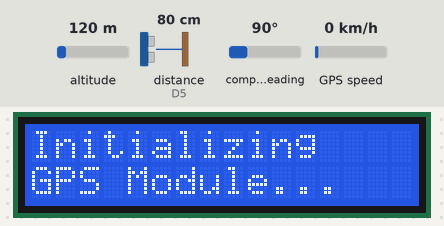
Bench run of a sketch on a simulated ESP8266 (NodeMCU). Parts: 16×2 character LCD. The inputs (shaded band) are chosen by the test bench; at power-on: distance to the obstacle (sensor on D5) 80 cm, altitude 120 m, compass heading 90°, GPS speed 0 km/h. The echo pulse lasts 58.3 µs per cm; WiFi joins after 1.5 s; servers stay silent unless stated; uploads are accepted with an empty reply; the GPS gets a fix after 3 s at 37.7749, -122.4194 with 8 satellites; what the sketch prints to the serial monitor is not drawn.

Above: at 1.2 s.
At 10.6 s:
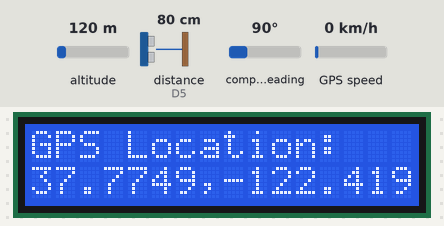
10.7 s: distance to the obstacle (sensor on D5) set to 2 cm
At 21.1 s:
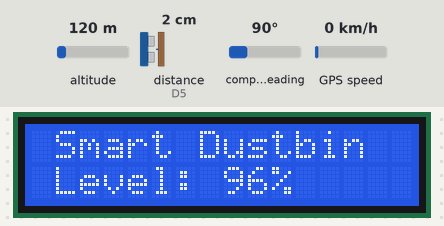
21.6 s: distance to the obstacle (sensor on D5) set to 4 cm
At 32.7 s:
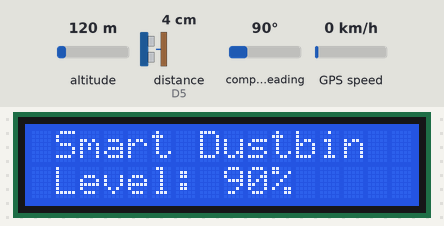
Timing chart, 0 to 34.2 s (numbered marks = the images above; inputs shaded):
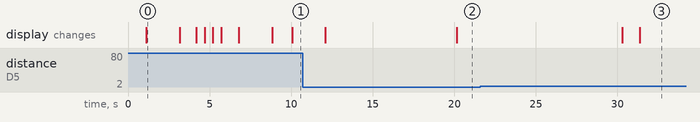

Measured:
- after the input at 10.7 s, the display: first differs from a run without the input after 9.5 s (image 2)
- after the input at 21.6 s, the display: first differs from a run without the input after 9.8 s (image 3)
- what the display in image 0 shows lasts 2.1 s, from 1.1 s to 3.2 s

The sketch:

smart_dustbin_iot.ino
```cpp
#include <ESP8266WiFi.h>
#include <ESP8266HTTPClient.h>
#include <SoftwareSerial.h>
#include <ESP8266WebServer.h>
#include <ESP8266mDNS.h>
#include <TinyGPS++.h>
#include <ArduinoJson.h>
#include <Wire.h>
#include <LiquidCrystal_I2C.h>

// Konfigurasi WiFi
const char *ssid = "BukanWifi";
const char *password = "Billy1Billy2";
const char *apiKey = "smart-dustbin-secret-key";
const char *binId = "1";
const char *serverUrl = "http://192.168.8.244:3000/api/bins/update";
const char *ap_ssid = "SmartDustbin_AP";
const char *ap_password = "dustbin123";

// Use a smaller buffer size for the web server
ESP8266WebServer server(80);

// LCD Configuration
LiquidCrystal_I2C lcd(0x27, 16, 2);

// Pin Configuration
const int trigPin = D6;
const int echoPin = D5;
long duration;
int distance;
float fillLevel;

// GPS Configuration
static const int RXPin = D7, TXPin = D8;
static const uint32_t GPSBaud = 9600;
SoftwareSerial gpsSerial(RXPin, TXPin);
TinyGPSPlus gps;

// GPS variables
float gpsLat = 0.0;
float gpsLng = 0.0;
bool gpsValid = false;
unsigned long lastGPSUpdate = 0;
const unsigned long GPS_UPDATE_INTERVAL = 10000;

// Timing variables
unsigned long lastUpdateTime = 0;
const long updateInterval = 30000;

// Connection status
bool wifiConnected = false;

// 4. REDUCE ARRAY SIZE
#define HISTORY_SIZE 5  // Reduced from 10 to 5
float levelHistory[HISTORY_SIZE];
int historyIndex = 0;

const int maxDistance = 30;

// Pre-allocate JsonDocument to a fixed size
StaticJsonDocument<200> jsonDoc;

void setup() {
  Wire.begin(D2, D1);
  Serial.begin(115200);

  // Print startup message
  Serial.println(F("Smart Dustbin IoT System"));  // F() macro stores string in flash memory

  pinMode(trigPin, OUTPUT);
  pinMode(echoPin, INPUT);

  // Initialize LCD
  lcd.init();
  lcd.backlight();
  lcd.clear();
  lcd.setCursor(0, 0);
  lcd.print(F(" Smart Dustbin"));  // Use F() macro
  lcd.setCursor(0, 1);
  lcd.print(F("  Starting..."));
  delay(1000);  // Reduced from 2000ms

  memset(levelHistory, 0, sizeof(levelHistory));

  // Initialize GPS
  gpsSerial.begin(GPSBaud);
  lcd.clear();
  lcd.setCursor(0, 0);
  lcd.print(F("Initializing"));
  lcd.setCursor(0, 1);
  lcd.print(F("GPS Module..."));

  // Test GPS with shorter timeout
  testGPS();

  // Setup WiFi and WebServer
  setupWifi();
  setupWebServer();

  // Display IP address
  displayIP();
}

void testGPS() {
  unsigned long startTime = millis();
  while (millis() - startTime < 3000) {  // Reduced from 5000ms
    while (gpsSerial.available() > 0) {
      if (gps.encode(gpsSerial.read())) {
        if (gps.location.isValid()) {
          gpsLat = gps.location.lat();
          gpsLng = gps.location.lng();
          gpsValid = true;

          lcd.setCursor(0, 1);
          lcd.print(F("GPS OK!        "));
          delay(1000);  // Reduced from 2000ms
          return;
        }
      }
    }
    delay(50);  // Reduced from 100ms
  }

  lcd.setCursor(0, 1);
  lcd.print(F("No GPS Signal  "));
  delay(1000);  // Reduced from 2000ms
}

void readGPS() {
  if (millis() - lastGPSUpdate < GPS_UPDATE_INTERVAL) {
    return;
  }

  lastGPSUpdate = millis();
  bool newData = false;

  // Shorter read time
  unsigned long startTime = millis();
  while (millis() - startTime < 500) {  // Reduced from 1000ms
    while (gpsSerial.available() > 0) {
      if (gps.encode(gpsSerial.read())) {
        newData = true;
      }
    }
  }

  if (newData && gps.location.isValid()) {
    gpsLat = gps.location.lat();
    gpsLng = gps.location.lng();
    gpsValid = true;
  }
}

void setupWifi() {
  lcd.clear();
  lcd.setCursor(0, 0);
  lcd.print(F("Connecting WiFi"));

  WiFi.mode(WIFI_STA);
  WiFi.begin(ssid, password);

  int attempts = 0;
  while (WiFi.status() != WL_CONNECTED && attempts < 15) {  // Reduced from 20
    delay(500);
    lcd.setCursor(attempts % 16, 1);
    lcd.print(".");
    attempts++;
  }

  if (WiFi.status() == WL_CONNECTED) {
    wifiConnected = true;

    // Setup mDNS with shorter name
    MDNS.begin("sdustbin");  // Shorter name

    lcd.clear();
    lcd.setCursor(0, 0);
    lcd.print(F("WiFi Connected!"));
    lcd.setCursor(0, 1);
    lcd.print(WiFi.localIP());
  } else {
    WiFi.mode(WIFI_AP);
    WiFi.softAP(ap_ssid, ap_password);

    lcd.clear();
    lcd.setCursor(0, 0);
    lcd.print(F("AP Mode Active"));
    lcd.setCursor(0, 1);
    lcd.print(ap_ssid);
  }

  delay(1000);  // Reduced from 2000ms
  lcd.clear();
  updateLCD();
}

void displayIP() {
  lcd.clear();
  lcd.setCursor(0, 0);
  lcd.print(F("IP Address:"));
  lcd.setCursor(0, 1);

  if (wifiConnected) {
    lcd.print(WiFi.localIP().toString());
  } else {
    lcd.print(WiFi.softAPIP().toString());
  }

  delay(2000);  // Reduced from 3000ms
  lcd.clear();
  updateLCD();
}

void setupWebServer() {
  server.on("/", handleRoot);
  server.on("/data", handleData);
  server.on("/reset", handleReset);
  server.onNotFound(handleNotFound);
  server.begin();
}

void handleRoot() {
  String html;

  // Send HTTP headers first
  server.setContentLength(CONTENT_LENGTH_UNKNOWN);
  server.send(200, F("text/html"), "");

  // Send HTML in chunks to reduce memory pressure
  server.sendContent(F("<!DOCTYPE HTML><html><head><title>Smart Dustbin</title>"));
  server.sendContent(F("<meta name='viewport' content='width=device-width, initial-scale=1'>"));
  server.sendContent(F("<style>html{font-family:Arial;text-align:center;color:#333;background:#f3f3ee}"));
  server.sendContent(F("body{margin:20px}h1{margin:20px auto;font-size:24px}"));
  server.sendContent(F(".card{background:white;border-radius:10px;box-shadow:0 2px 5px rgba(0,0,0,0.1);"));
  server.sendContent(F("width:90%;max-width:450px;margin:0 auto 15px;padding:15px}"));
  server.sendContent(F(".level{font-size:50px;font-weight:bold;color:#3498db}"));
  server.sendContent(F(".bar{background:#ecf0f1;border-radius:10px;height:20px;width:100%;margin:10px 0}"));

  // Add progress bar with dynamic width
  String progressStyle = F(".progress{background:#3498db;width:");
  progressStyle += String((int)fillLevel);
  progressStyle += F("%;height:20px;border-radius:10px}");
  server.sendContent(progressStyle);

  server.sendContent(F(".footer{margin-top:20px;font-size:12px;color:#7f8c8d}</style>"));
  server.sendContent(F("<meta http-equiv='refresh' content='5'></head><body>"));

  // Main content
  server.sendContent(F("<h1>Smart Dustbin Monitor</h1>"));

  // Level card
  server.sendContent(F("<div class='card'><div class='level'>"));
  server.sendContent(String((int)fillLevel) + F("<span style='font-size:24px;'>%</span></div>"));
  server.sendContent(F("<div class='bar'><div class='progress'></div></div>"));

  // Status based on level
  server.sendContent(F("<div>Status: "));
  if (fillLevel < 50) {
    server.sendContent(F("<span style='color:#2ecc71;'>Good</span>"));
  } else if (fillLevel < 80) {
    server.sendContent(F("<span style='color:#f39c12;'>Warning</span>"));
  } else {
    server.sendContent(F("<span style='color:#e74c3c;'>Full</span>"));
  }
  server.sendContent(F("</div>"));

  // Level info
  server.sendContent(F("<div style='font-size:14px;color:#7f8c8d;margin-top:5px;'>"));
  server.sendContent(F("Distance: ") + String(distance) + F(" cm</div></div>"));

  // GPS card - simplified
  server.sendContent(F("<div class='card'><h2>Location</h2>"));
  if (gpsValid) {
    server.sendContent(F("<div>GPS: ") + String(gpsLat, 6) + F(", ") + String(gpsLng, 6) + F("</div>"));
  } else {
    server.sendContent(F("<div>GPS: No Signal</div>"));
  }
  server.sendContent(F("</div>"));

  // Reset button
  server.sendContent(F("<div class='card'><h2>Maintenance</h2>"));
  server.sendContent(F("<a href='/reset' style='display:inline-block;background:#3498db;color:white;"));
  server.sendContent(F("padding:8px 15px;border-radius:5px;text-decoration:none;'>Reset</a></div>"));

  // Footer - simplified
  server.sendContent(F("<div class='footer'>Smart Dustbin IoT System</div>"));
  server.sendContent(F("</body></html>"));
}

void handleData() {
  String json = "{";
  json += "\"fill_level\":" + String((int)fillLevel) + ",";  // Use int instead of float
  json += "\"distance\":" + String(distance) + ",";

  if (gpsValid) {
    json += "\"latitude\":" + String(gpsLat, 6) + ",";
    json += "\"longitude\":" + String(gpsLng, 6) + ",";
    json += "\"gps_valid\":true";
  } else {
    json += "\"gps_valid\":false";
  }

  json += "}";

  server.send(200, F("application/json"), json);
}

void handleReset() {
  fillLevel = 0;
  memset(levelHistory, 0, sizeof(levelHistory));

  server.send(200, F("text/plain"), F("System Reset Complete"));
  delay(500);  // Reduced from 1000ms
  ESP.restart();
}

void handleNotFound() {
  server.send(404, F("text/plain"), F("Not Found"));
}

void updateLCD() {
  lcd.setCursor(0, 0);
  lcd.print(F(" Smart Dustbin  "));

  lcd.setCursor(0, 1);
  lcd.print(F(" Level: "));

  // Clear value area
  lcd.setCursor(8, 1);
  lcd.print(F("        "));

  // Write formatted level
  lcd.setCursor(8, 1);
  int levelInt = (int)fillLevel;

  // More efficient formatting
  if (levelInt < 10) {
    lcd.print(levelInt);
    lcd.print(F("%   "));
  } else if (levelInt < 100) {
    lcd.print(levelInt);
    lcd.print(F("%  "));
  } else {
    lcd.print(F("100%"));
  }
}

void displayGPSInfo() {
  lcd.clear();
  lcd.setCursor(0, 0);
  lcd.print(F("GPS Location:"));

  lcd.setCursor(0, 1);
  if (gpsValid) {
    lcd.print(String(gpsLat, 4) + F(",") + String(gpsLng, 4));
  } else {
    lcd.print(F("No GPS Signal"));
  }

  delay(2000);
  lcd.clear();
  updateLCD();
}

void sendDataToServer() {
  if (WiFi.status() != WL_CONNECTED) {
    return;  // Skip if not connected
  }

  WiFiClient client;
  HTTPClient http;

  http.begin(client, serverUrl);
  http.addHeader(F("Content-Type"), F("application/json"));

  // Clear and reuse JsonDocument to avoid memory fragmentation
  jsonDoc.clear();
  jsonDoc["bin_id"] = binId;
  jsonDoc["fill_level"] = (int)fillLevel;  // Use int instead of float
  jsonDoc["api_key"] = apiKey;

  if (gpsValid) {
    jsonDoc["latitude"] = gpsLat;
    jsonDoc["longitude"] = gpsLng;
  } else {
    // Use default location
    jsonDoc["latitude"] = -6.914744;
    jsonDoc["longitude"] = 107.609810;
  }

  // Use fixed-size buffer for serialization
  char jsonBuffer[256];
  serializeJson(jsonDoc, jsonBuffer, sizeof(jsonBuffer));

  // Send data
  int httpResponseCode = http.POST(jsonBuffer);

  // Show response on LCD
  lcd.clear();
  lcd.setCursor(0, 0);

  if (httpResponseCode > 0) {
    lcd.print(F("Data Sent"));
    lcd.setCursor(0, 1);
    lcd.print(F("Code: "));
    lcd.print(httpResponseCode);
  } else {
    lcd.print(F("Send Failed"));
    lcd.setCursor(0, 1);
    lcd.print(F("Error: "));
    lcd.print(httpResponseCode);
  }

  http.end();
  delay(1000);  // Reduced from 2000ms
  lcd.clear();
  updateLCD();
}

void loop() {
  // Process web requests
  server.handleClient();

  // Handle GPS and WiFi with reduced frequency
  static unsigned long lastCheckTime = 0;
  if (millis() - lastCheckTime > 5000) {  // Check every 5 seconds instead of every loop
    lastCheckTime = millis();

    // Read GPS data
    readGPS();

    // Check WiFi connection if needed
    if (!wifiConnected && WiFi.status() == WL_CONNECTED) {
      wifiConnected = true;
    } else if (wifiConnected && WiFi.status() != WL_CONNECTED) {
      wifiConnected = false;
    }
  }

  // Check if it's time to send data
  unsigned long currentMillis = millis();
  if (currentMillis - lastUpdateTime >= updateInterval) {
    lastUpdateTime = currentMillis;

    // Read sensor just before sending
    readUltrasonicSensor();
    sendDataToServer();
  }

  // Rotate through displaying different information
  static unsigned long lastDisplayChange = 0;
  static byte displayMode = 0;

  if (millis() - lastDisplayChange > 10000) {  // Rotate every 10 seconds
    lastDisplayChange = millis();
    displayMode = (displayMode + 1) % 3;

    switch (displayMode) {
      case 0:
        updateLCD();  // Show normal display
        break;
      case 1:
        displayGPSInfo();  // Show GPS info
        break;
      case 2:
        readUltrasonicSensor();  // Update readings and show normal display
        updateLCD();
        break;
    }
  }

  // Use shorter delay to remain responsive
  delay(100);  // Reduced from 1000ms
}

void readUltrasonicSensor() {
  // Trigger the sensor
  digitalWrite(trigPin, LOW);
  delayMicroseconds(2);
  digitalWrite(trigPin, HIGH);
  delayMicroseconds(10);
  digitalWrite(trigPin, LOW);

  // Read the echo
  duration = pulseIn(echoPin, HIGH, 26000);  // Add timeout for pulseIn

  // Calculate distance (using integer math where possible)
  distance = (duration * 34) / 2000;  // Simplified calculation

  // Calculate fill level with constraints
  fillLevel = 100.0 * (1.0 - ((float)distance / maxDistance));

  // Ensure values are within bounds
  if (fillLevel < 0) fillLevel = 0;
  if (fillLevel > 100) fillLevel = 100;

  // Store in history array
  levelHistory[historyIndex] = fillLevel;
  historyIndex = (historyIndex + 1) % HISTORY_SIZE;
}
```
